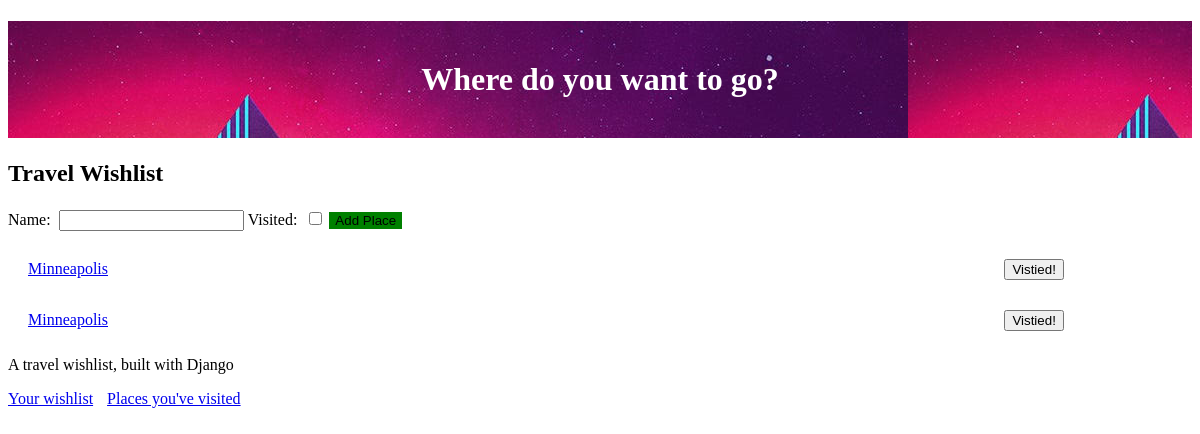
Page / (signed in) on the earlier database version.
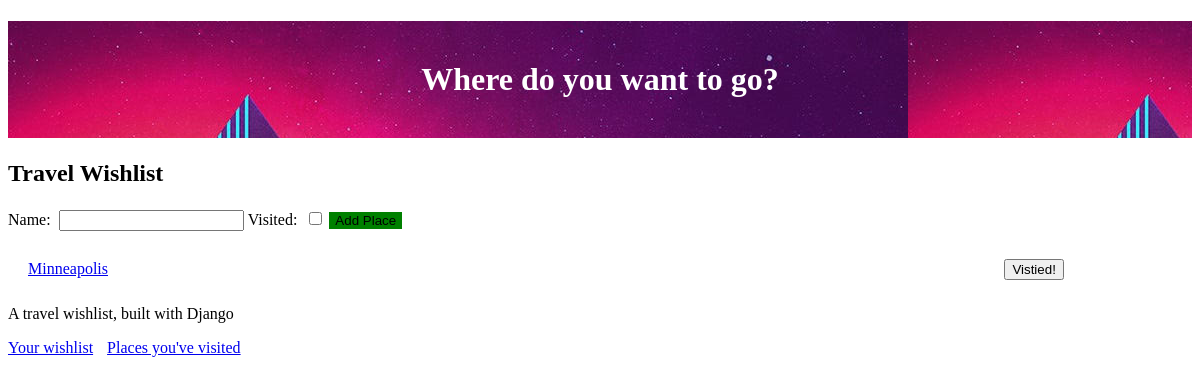
Same page on the later database version.
### travel_wishlist/models.py (models this page shows, shortened)
class Place(models.Model):
    user = models.ForeignKey('auth.User', null=False, on_delete=models.CASCADE)
    name = models.CharField(max_length=200)
    visited = models.BooleanField(default=False)
    notes = models.TextField(blank=True, null=True)
    date_visited = models.DateField(blank=True, null=True)
    photo = models.ImageField(upload_to='user_images/', blank=True, null=True)

### travel_wishlist/views.py (the view, shortened to what this page needs)
# urls.py: path('', views.place_list, name='place_list'), # Wishlist
@login_required
def place_list(request):
    places = Place.objects.filter(user=request.user).filter(visited=False).order_by('name')
    new_place_form = NewPlaceForm() # Used to create HTML
    return render(request, 'travel_wishlist/wishlist.html', {'places': places, 'new_place_form': new_place_form})

### travel_wishlist/forms.py
class NewPlaceForm(forms.ModelForm):
    class Meta:
        model = Place
        fields = ('name', 'visited')

### travel_wishlist/templates/travel_wishlist/wishlist.html (shortened to what this page needs)
{% extends 'travel_wishlist/base.html' %}
{% block content %}
<h2>Travel Wishlist</h2>
<form method="POST" action="{% url 'place_list' %}">
    {{new_place_form}}
    <button id="add-new-place" type="submit">Add Place</button>
</form>
{% for place in places %}
<div class="wishlist-place">
    <span id="place-name{{ place.pk }}"class="place-name">
        <a href="{% url 'place_details' place.pk %}">{{ place.name }}</a>
    </span>
    <form class="visited-form" method="POST" action="{% url 'place_was_visited' place.pk %}">
        <button id="visited-button-{{ place.pk }}" type="submit">Vistied!</button>
    </form>
</div>
{% empty %}
<p>You have no places in your wishlist.</p>
{% endfor %}
{% endblock %}

Differences in the rows shown:
removed Place: name "Minneapolis"
